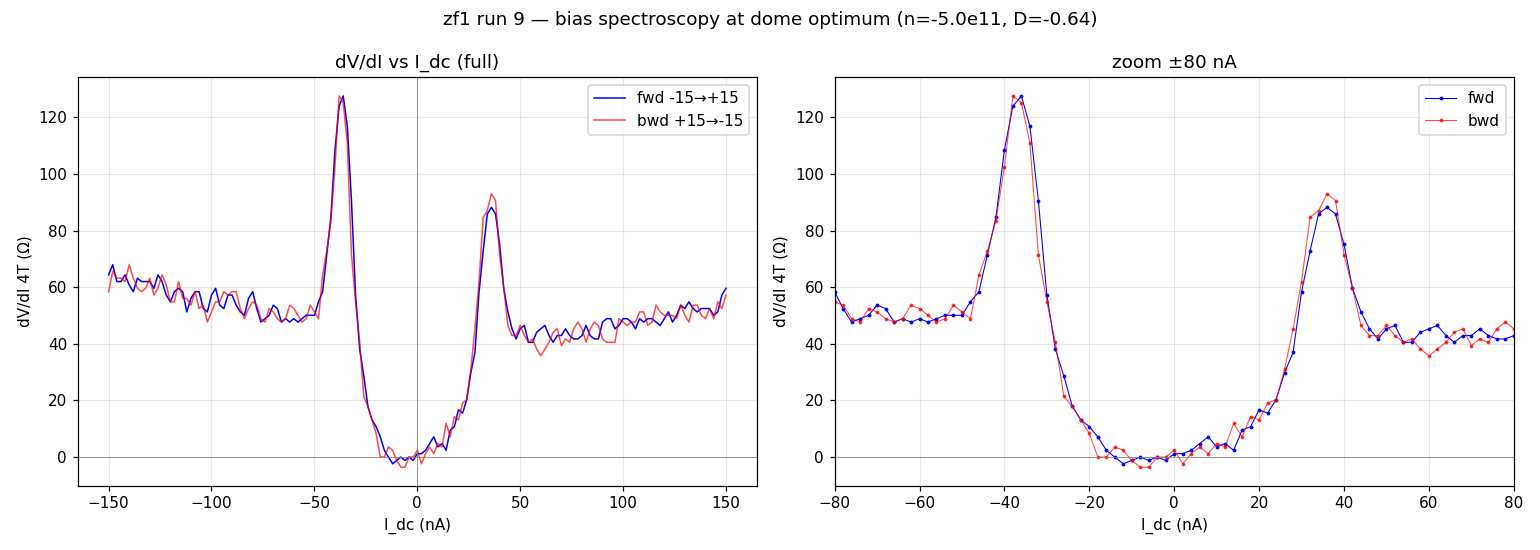

Write Python code to recreate this figure.
import json, gzip, os
import numpy as np
import matplotlib; matplotlib.use("Agg")
import matplotlib.pyplot as plt

run="data/9"
md=json.load(open(f"{run}/metadata.json")); cols=md["columns"]
p=f"{run}/data.tsv"; f=gzip.open(p+".gz","rt") if os.path.exists(p+".gz") else open(p)
a=np.genfromtxt(f,delimiter="\t",invalid_raise=False); f.close(); a=a[~np.isnan(a).any(axis=1)]
ix={}; [ix.setdefault(c,j) for j,c in enumerate(cols)]
# dc205 swept voltage (first occurrence is setpoint)
vdc_idx=[i for i,c in enumerate(cols) if "dc205" in c]
Vdc=a[:, vdc_idx[0]] if vdc_idx else a[:, ix.get("dc205_1_voltage")]
Idc=Vdc/1e8*1e9   # nA
Iac=0.5e-9
dVdI=(a[:,ix["sr830_3_X"]]/100)/Iac   # Ω (4T 30-31)
dVdI2=(a[:,ix["sr830_2_X"]]/100)/Iac  # 2T
N=len(a); half=N//2
fwd=slice(0,half); bwd=slice(half,N)

fig,ax=plt.subplots(1,2,figsize=(14,5))
ax[0].plot(Idc[fwd],dVdI[fwd],"b-",lw=1,label="fwd -15→+15")
ax[0].plot(Idc[bwd],dVdI[bwd],"r-",lw=1,alpha=.7,label="bwd +15→-15")
ax[0].set_xlabel("I_dc (nA)"); ax[0].set_ylabel("dV/dI 4T (Ω)"); ax[0].set_title("dV/dI vs I_dc (full)"); ax[0].legend(); ax[0].grid(alpha=.3); ax[0].axhline(0,color="gray",lw=.5); ax[0].axvline(0,color="gray",lw=.5)
ax[1].plot(Idc[fwd],dVdI[fwd],"b.-",ms=3,lw=.7,label="fwd")
ax[1].plot(Idc[bwd],dVdI[bwd],"r.-",ms=3,lw=.7,alpha=.7,label="bwd")
ax[1].set_xlim(-80,80); ax[1].set_xlabel("I_dc (nA)"); ax[1].set_ylabel("dV/dI 4T (Ω)"); ax[1].set_title("zoom ±80 nA"); ax[1].legend(); ax[1].grid(alpha=.3); ax[1].axhline(0,color="gray",lw=.5)
fig.suptitle("zf1 run 9 — bias spectroscopy at dome optimum (n=-5.0e11, D=-0.64)")
fig.tight_layout(); fig.savefig("hera_scratch/bias.png",dpi=110)

# normal-state dV/dI (high bias) and zero-bias value
Rn=np.median(dVdI[np.abs(Idc)>120])
R0=np.median(dVdI[np.abs(Idc)<3])
print(f"normal-state dV/dI (|I|>120nA): {Rn:.1f} Ω")
print(f"zero-bias dV/dI (|I|<3nA): {R0:.1f} Ω")
# Ic via threshold crossing at 50% of normal (per fwd branch, from 0 outward)
thr=0.5*Rn
def ic_branch(Idc_b,dVdI_b,sign):
    m=(np.sign(Idc_b)==sign)&(np.abs(Idc_b)>1)
    xi=Idc_b[m]; yi=dVdI_b[m]; o=np.argsort(np.abs(xi)); xi=xi[o]; yi=yi[o]
    cross=np.where(yi>=thr)[0]
    return abs(xi[cross[0]]) if len(cross) else np.nan
icp=ic_branch(Idc[fwd],dVdI[fwd],+1); icn=ic_branch(Idc[fwd],dVdI[fwd],-1)
print(f"Ic (50% normal threshold, fwd): I_c+ ≈ {icp:.0f} nA, I_c- ≈ {icn:.0f} nA  (thr={thr:.0f}Ω)")
# switching-peak location (max dV/dI within ±100nA, per sign)
for sgn,lab in [(+1,"+"),(-1,"-")]:
    m=(np.sign(Idc)==sgn)&(np.abs(Idc)<100)
    if m.any():
        j=np.argmax(dVdI[m]); print(f"  peak {lab}: dV/dI={dVdI[m][j]:.0f}Ω at I_dc={Idc[m][j]:.0f}nA")
print("saved hera_scratch/bias.png")
